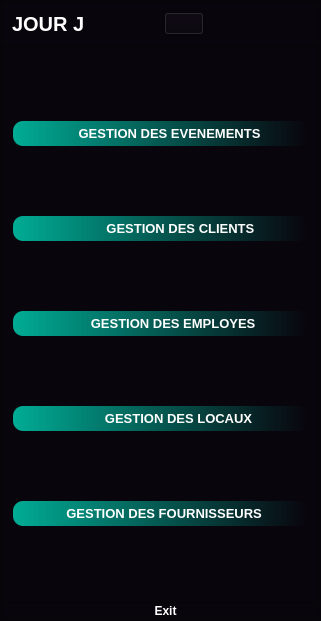
   <widget class="QFrame" name="slide_menu_container">
    <property name="geometry">
     <rect>
      <x>-1</x>
      <y>0</y>
      <width>321</width>
      <height>621</height>
     </rect>
    </property>
    <property name="styleSheet">
     <string notr="true">background-color:rgb(9,5,13);</string>
    </property>
    <property name="frameShape">
     <enum>QFrame::StyledPanel</enum>
    </property>
    <property name="frameShadow">
     <enum>QFrame::Raised</enum>
    </property>
    <layout class="QVBoxLayout" name="verticalLayout_2">
     <property name="spacing">
      <number>0</number>
     </property>
     <property name="leftMargin">
      <number>0</number>
     </property>
     <property name="topMargin">
      <number>0</number>
     </property>
     <property name="rightMargin">
      <number>0</number>
     </property>
     <property name="bottomMargin">
      <number>0</number>
     </property>
     <item>
      <widget class="QFrame" name="slide_menu">
       <property name="maximumSize">
        <size>
         <width>16777215</width>
         <height>16777215</height>
        </size>
       </property>
       <property name="styleSheet">
        <string notr="true"/>
       </property>
       <property name="frameShape">
        <enum>QFrame::StyledPanel</enum>
       </property>
       <property name="frameShadow">
        <enum>QFrame::Raised</enum>
       </property>
       <layout class="QVBoxLayout" name="verticalLayout_5">
        <property name="spacing">
         <number>0</number>
        </property>
        <property name="leftMargin">
         <number>0</number>
        </property>
        <property name="topMargin">
         <number>0</number>
        </property>
        <property name="rightMargin">
         <number>0</number>
        </property>
        <property name="bottomMargin">
         <number>0</number>
        </property>
        <item>
         <widget class="QFrame" name="frame_7">
          <property name="frameShape">
           <enum>QFrame::StyledPanel</enum>
          </property>
          <property name="frameShadow">
           <enum>QFrame::Raised</enum>
          </property>
          <layout class="QHBoxLayout" name="horizontalLayout_7">
           <item alignment="Qt::AlignLeft|Qt::AlignTop">
            <widget class="QLabel" name="label">
             <property name="maximumSize">
              <size>
               <width>16777215</width>
               <height>16777203</height>
              </size>
             </property>
             <property name="font">
              <font>
               <pointsize>15</pointsize>
               <bold>true</bold>
              </font>
             </property>
             <property name="styleSheet">
              <string notr="true">color: rgb(255, 255, 255);</string>
             </property>
             <property name="text">
              <string>JOUR J</string>
             </property>
            </widget>
           </item>
           <item alignment="Qt::AlignLeft|Qt::AlignTop">
            <widget class="QPushButton" name="pushButton_4">
             <property name="maximumSize">
              <size>
               <width>40</width>
               <height>40</height>
              </size>
             </property>
             <property name="font">
              <font>
               <pointsize>10</pointsize>
              </font>
             </property>
             <property name="text">
              <string/>
             </property>
             <property name="icon">
              <iconset>
               <normaloff>../../../../../Downloads/LOGO.ico</normaloff>../../../../../Downloads/LOGO.ico</iconset>
             </property>
             <property name="iconSize">
              <size>
               <width>60</width>
               <height>40</height>
              </size>
             </property>
            </widget>
           </item>
          </layout>
         </widget>
        </item>
        <item>
         <widget class="QFrame" name="frame_8">
          <property name="sizePolicy">
           <sizepolicy hsizetype="Preferred" vsizetype="Expanding">
            <horstretch>0</horstretch>
            <verstretch>0</verstretch>
           </sizepolicy>
          </property>
          <property name="frameShape">
           <enum>QFrame::StyledPanel</enum>
          </property>
          <property name="frameShadow">
           <enum>QFrame::Raised</enum>
          </property>
          <layout class="QVBoxLayout" name="verticalLayout_6">
           <property name="spacing">
            <number>0</number>
           </property>
           <property name="leftMargin">
            <number>0</number>
           </property>
           <property name="topMargin">
            <number>0</number>
           </property>
           <property name="rightMargin">
            <number>0</number>
           </property>
           <property name="bottomMargin">
            <number>0</number>
           </property>
           <item>
            <widget class="QFrame" name="frame_13">
             <property name="frameShape">
              <enum>QFrame::StyledPanel</enum>
             </property>
             <property name="frameShadow">
              <enum>QFrame::Raised</enum>
             </property>
             <layout class="QVBoxLayout" name="verticalLayout_9">
              <item>
               <widget class="QPushButton" name="pushButton_gestion_event">
                <property name="font">
                 <font>
                  <pointsize>-1</pointsize>
                  <bold>true</bold>
                  <underline>false</underline>
                  <kerning>true</kerning>
                 </font>
                </property>
                <property name="styleSheet">
                 <string notr="true">/*-----QPushButton-----*/
QPushButton
{
	background-color: qlineargradient(spread:pad, x1:0, y1:0.511, x2:1, y2:0.511, stop:0 rgba(0, 172, 149, 255),stop:0.995192 rgba(0,0,0,0));



	color: #ffffff;
	font-size: 13px;
	font-weight: bold;
	border: 5px;
	border-radius:10px;
	padding: 5px;

}

QPushButton::hover
{
background-color: qlineargradient(spread:pad, x1:0, y1:0.511, x2:1, y2:0.511, stop:0 rgba(0, 180, 150, 220),stop:1 rgba(50, 220, 200, 220));

	color: #FF5D5D; 
}
QPushButton::pressed
{background-color: qlineargradient(stop:0 rgba(0, 207, 179, 255),stop:1 rgba(70, 255, 230, 255));

	color: #FF5D5D; 

}</string>
                </property>
                <property name="text">
                 <string>     GESTION DES EVENEMENTS</string>
                </property>
                <property name="icon">
                 <iconset>
                  <normaloff>../../../../../Downloads/tapis-rouge.png</normaloff>../../../../../Downloads/tapis-rouge.png</iconset>
                </property>
                <property name="checkable">
                 <bool>true</bool>
                </property>
                <property name="checked">
                 <bool>true</bool>
                </property>
               </widget>
              </item>
              <item>
               <widget class="QPushButton" name="pushButton_HISTORIQUES_8">
                <property name="font">
                 <font>
                  <pointsize>-1</pointsize>
                  <bold>true</bold>
                  <underline>false</underline>
                  <kerning>true</kerning>
                 </font>
                </property>
                <property name="styleSheet">
                 <string notr="true">/*-----QPushButton-----*/
QPushButton
{
	background-color: qlineargradient(spread:pad, x1:0, y1:0.511, x2:1, y2:0.511, stop:0 rgba(0, 172, 149, 255),stop:0.995192 rgba(0,0,0,0));



	color: #ffffff;
	font-size: 13px;
	font-weight: bold;
	border: 5px;
	border-radius:10px;
	padding: 5px;

}

QPushButton::hover
{
background-color: qlineargradient(spread:pad, x1:0, y1:0.511, x2:1, y2:0.511, stop:0 rgba(0, 180, 150, 220),stop:1 rgba(50, 220, 200, 220));

	color: #FF5D5D; 
}
QPushButton::pressed
{background-color: qlineargradient(stop:0 rgba(0, 207, 179, 255),stop:1 rgba(70, 255, 230, 255));

	color: #FF5D5D; 

}</string>
                </property>
                <property name="text">
                 <string>           GESTION DES CLIENTS</string>
                </property>
                <property name="icon">
                 <iconset>
                  <normaloff>../../../../../Downloads/client.png</normaloff>../../../../../Downloads/client.png</iconset>
                </property>
                <property name="checkable">
                 <bool>true</bool>
                </property>
                <property name="checked">
                 <bool>true</bool>
                </property>
               </widget>
              </item>
              <item>
               <widget class="QPushButton" name="pushButton_HISTORIQUES_9">
                <property name="font">
                 <font>
                  <pointsize>-1</pointsize>
                  <bold>true</bold>
                  <underline>false</underline>
                  <kerning>true</kerning>
                 </font>
                </property>
                <property name="styleSheet">
                 <string notr="true">/*-----QPushButton-----*/
QPushButton
{
	background-color: qlineargradient(spread:pad, x1:0, y1:0.511, x2:1, y2:0.511, stop:0 rgba(0, 172, 149, 255),stop:0.995192 rgba(0,0,0,0));



	color: #ffffff;
	font-size: 13px;
	font-weight: bold;
	border: 5px;
	border-radius:10px;
	padding: 5px;

}

QPushButton::hover
{
background-color: qlineargradient(spread:pad, x1:0, y1:0.511, x2:1, y2:0.511, stop:0 rgba(0, 180, 150, 220),stop:1 rgba(50, 220, 200, 220));

	color: #FF5D5D; 
}
QPushButton::pressed
{background-color: qlineargradient(stop:0 rgba(0, 207, 179, 255),stop:1 rgba(70, 255, 230, 255));

	color: #FF5D5D; 

}</string>
                </property>
                <property name="text">
                 <string>       GESTION DES EMPLOYES</string>
                </property>
                <property name="icon">
                 <iconset>
                  <normaloff>../../../../../Downloads/employe.png</normaloff>../../../../../Downloads/employe.png</iconset>
                </property>
                <property name="checkable">
                 <bool>true</bool>
                </property>
                <property name="checked">
                 <bool>true</bool>
                </property>
               </widget>
              </item>
              <item>
               <widget class="QPushButton" name="pushButton_HISTORIQUES_10">
                <property name="font">
                 <font>
                  <pointsize>-1</pointsize>
                  <bold>true</bold>
                  <underline>false</underline>
                  <kerning>true</kerning>
                 </font>
                </property>
                <property name="styleSheet">
                 <string notr="true">/*-----QPushButton-----*/
QPushButton
{
	background-color: qlineargradient(spread:pad, x1:0, y1:0.511, x2:1, y2:0.511, stop:0 rgba(0, 172, 149, 255),stop:0.995192 rgba(0,0,0,0));



	color: #ffffff;
	font-size: 13px;
	font-weight: bold;
	border: 5px;
	border-radius:10px;
	padding: 5px;

}

QPushButton::hover
{
background-color: qlineargradient(spread:pad, x1:0, y1:0.511, x2:1, y2:0.511, stop:0 rgba(0, 180, 150, 220),stop:1 rgba(50, 220, 200, 220));

	color: #FF5D5D; 
}
QPushButton::pressed
{background-color: qlineargradient(stop:0 rgba(0, 207, 179, 255),stop:1 rgba(70, 255, 230, 255));

	color: #FF5D5D; 

}</string>
                </property>
                <property name="text">
                 <string>          GESTION DES LOCAUX</string>
                </property>
                <property name="icon">
                 <iconset>
                  <normaloff>../../../../../Downloads/local.png</normaloff>../../../../../Downloads/local.png</iconset>
                </property>
                <property name="checkable">
                 <bool>true</bool>
                </property>
                <property name="checked">
                 <bool>true</bool>
                </property>
               </widget>
              </item>
              <item>
               <widget class="QPushButton" name="pushButton_HISTORIQUES_11">
                <property name="font">
                 <font>
                  <pointsize>-1</pointsize>
                  <bold>true</bold>
                  <underline>false</underline>
                  <kerning>true</kerning>
                 </font>
                </property>
                <property name="styleSheet">
                 <string notr="true">/*-----QPushButton-----*/
QPushButton
{
	background-color: qlineargradient(spread:pad, x1:0, y1:0.511, x2:1, y2:0.511, stop:0 rgba(0, 172, 149, 255),stop:0.995192 rgba(0,0,0,0));



	color: #ffffff;
	font-size: 13px;
	font-weight: bold;
	border: 5px;
	border-radius:10px;
	padding: 5px;

}

QPushButton::hover
{
background-color: qlineargradient(spread:pad, x1:0, y1:0.511, x2:1, y2:0.511, stop:0 rgba(0, 180, 150, 220),stop:1 rgba(50, 220, 200, 220));

	color: #FF5D5D; 
}
QPushButton::pressed
{background-color: qlineargradient(stop:0 rgba(0, 207, 179, 255),stop:1 rgba(70, 255, 230, 255));

	color: #FF5D5D; 

}</string>
                </property>
                <property name="text">
                 <string>  GESTION DES FOURNISSEURS</string>
                </property>
                <property name="icon">
                 <iconset>
                  <normaloff>../../../../../Downloads/fournisseur.png</normaloff>../../../../../Downloads/fournisseur.png</iconset>
                </property>
                <property name="checkable">
                 <bool>true</bool>
                </property>
                <property name="checked">
                 <bool>true</bool>
                </property>
               </widget>
              </item>
             </layout>
            </widget>
           </item>
          </layout>
         </widget>
        </item>
        <item alignment="Qt::AlignBottom">
         <widget class="QFrame" name="frame_9">
          <property name="frameShape">
           <enum>QFrame::StyledPanel</enum>
          </property>
          <property name="frameShadow">
           <enum>QFrame::Raised</enum>
          </property>
          <layout class="QHBoxLayout" name="horizontalLayout_8">
           <property name="spacing">
            <number>0</number>
           </property>
           <property name="leftMargin">
            <number>0</number>
           </property>
           <property name="topMargin">
            <number>0</number>
           </property>
           <property name="rightMargin">
            <number>0</number>
           </property>
           <property name="bottomMargin">
            <number>0</number>
           </property>
           <item>
            <widget class="QPushButton" name="pushButton_5">
             <property name="font">
              <font>
               <bold>true</bold>
              </font>
             </property>
             <property name="styleSheet">
              <string notr="true">color: rgb(255, 255, 255);
border-radius:5px;</string>
             </property>
             <property name="text">
              <string>   Exit</string>
             </property>
             <property name="icon">
              <iconset>
               <normaloff>../../../../../Downloads/exit (1).png</normaloff>../../../../../Downloads/exit (1).png</iconset>
             </property>
             <property name="iconSize">
              <size>
               <width>30</width>
               <height>30</height>
              </size>
             </property>
            </widget>
           </item>
          </layout>
         </widget>
        </item>
       </layout>
      </widget>
     </item>
    </layout>
   </widget>
